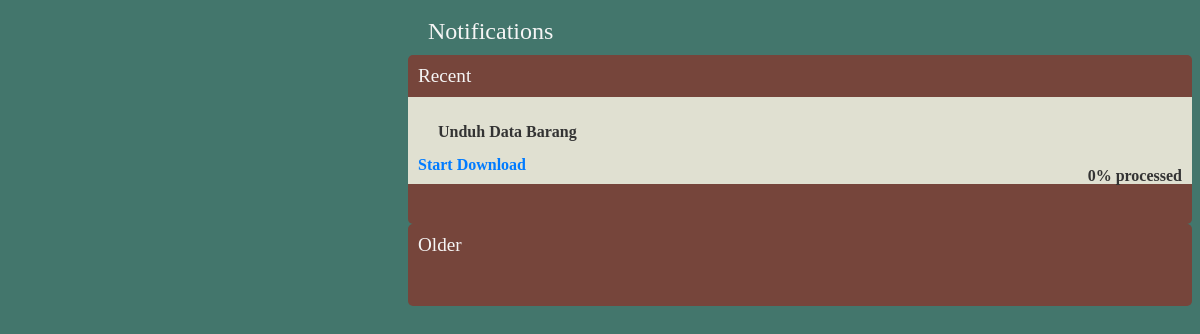
The page /admin/notif.php on the database as committed earlier.
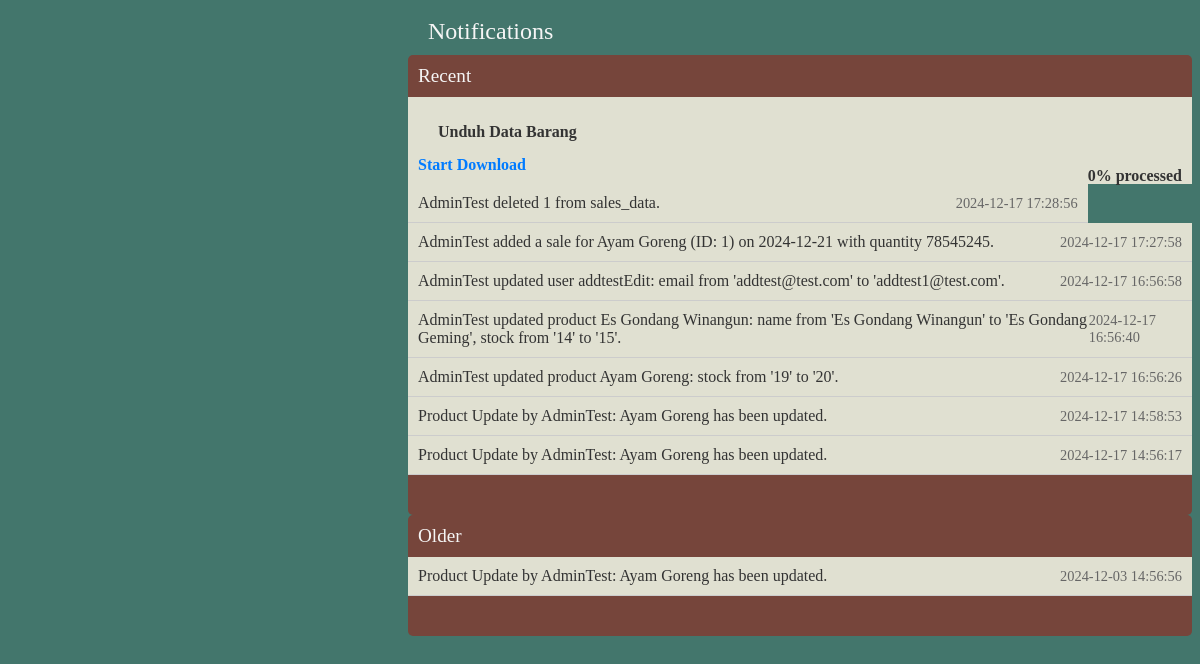
The same page on the database as committed later.
### tables this page shows
CREATE TABLE `notifications` (
  `id` int(11) NOT NULL,
  `message` text NOT NULL,
  `created_at` timestamp NOT NULL DEFAULT current_timestamp()
);

### admin/notif.php (the view, shortened to what this page needs)
<?php
include '../config.php';
try {
    $pdo = new PDO("mysql:host=$servername;dbname=$dbname", $dbusername, $dbpassword);
    $pdo->setAttribute(PDO::ATTR_ERRMODE, PDO::ERRMODE_EXCEPTION);
    $stmt = $pdo->prepare("SELECT * FROM notifications WHERE created_at >= NOW() - INTERVAL 7 DAY ORDER BY created_at DESC");
    $stmt->execute();
    $recent_notifications = $stmt->fetchAll(PDO::FETCH_ASSOC);
    $stmt = $pdo->prepare("SELECT * FROM notifications WHERE created_at < NOW() - INTERVAL 7 DAY ORDER BY created_at DESC");
    $stmt->execute();
    $older_notifications = $stmt->fetchAll(PDO::FETCH_ASSOC);
} catch (PDOException $e) {
    echo "Error: " . $e->getMessage();
}
?>
<link rel="stylesheet" href="../assets/style/notif.css">
<div class="col-md-9 content" style="margin-left: 400px;">
    <div class="row">
        <div class="container mt-3">
            <div class="notification-header">
                <i class="fas fa-bell"></i> Notifications
            </div>
            <div class="cont">
                <div class="section-header mt-3" style="border-radius: 5px 5px 0 0;">
                    Recent
                </div>
                <div class="progress-container">
                    <p style="margin-left: 20px; margin-bottom: -10px; font-weight: bold;">Unduh Data Barang </p>
                    <div class="d-flex align-items-center">
                        <div class="flex-grow-1 ms-5 mt-4">
                            <div class="progress">
                            </div>
                            <p id="progress-text" style="float: right; color: #333333; font-weight: bold;">0% processed</p>
                            <div class="actions">
                                <a href="#" id="start-btn" style="font-weight: bold;" onclick="startDownload()">Start Download</a>
                            </div>
                        </div>
                    </div>
                </div>
                <?php foreach ($recent_notifications as $notification): ?>
                <div class="notification-item">
                    <div class="content">
                        <?php echo htmlspecialchars($notification['message']); ?>
                    </div>
                    <div class="time">
                        <?php echo htmlspecialchars($notification['created_at']); ?>
                    </div>
                </div>
                <?php endforeach; ?>
                <div class="section-header" style="padding: 20px; border-radius: 0 0 5px 5px;"></div>
            </div>
            <div class="cont">
                <div class="section-header mt-3" style="border-radius: 5px 5px 0 0;">
                    Older
                </div>
                <?php foreach ($older_notifications as $notification): ?>
                <div class="notification-item">
                    <div class="content">
                        <?php echo htmlspecialchars($notification['message']); ?>
                    </div>
                    <div class="time">
                        <?php echo htmlspecialchars($notification['created_at']); ?>
                    </div>
                </div>
                <?php endforeach; ?>
                <div class="section-header" style="padding: 20px; border-radius: 0 0 5px 5px;"></div>
            </div>
        </div>
    </div>
</div>

### assets/style/notif.css (style rules this page uses)
.notification-header { background-color: #43766C; padding: 10px; font-size: 1.5rem; display: flex; align-items: center; }
.section-header { background-color: #76453B; padding: 10px; font-size: 1.2rem; color: #f5f5f5; }
.notification-item { background-color: #e0e0d1; color: #333; padding: 10px; border-bottom: 1px solid #ccc; display: flex; align-items: center; }
.notification-item .content { flex-grow: 1; }
.notification-item .time { color: #666; font-size: 0.9rem; }
.progress-container { padding: 10px; background-color: #e0e0d1; color: #333; }
.progress-container .actions { margin-top: 5px; }
.progress-container .actions a { margin-right: 10px; color: #007bff; text-decoration: none; }

Rows that differ between the two databases and show on the page:
added notifications: message "AdminTest deleted 1 from sales_data.", created_at "2024-12-17 17:28:56"
added notifications: message "AdminTest added a sale for Ayam Goreng (ID: 1) on 2024-12-21 with quantity 78545245.", created_at "2024-12-17 17:27:58"
added notifications: message "AdminTest updated user addtestEdit: email from 'addtest@test.com' to 'addtest1@test.com'.", created_at "2024-12-17 16:56:58"
added notifications: message "AdminTest updated product Es Gondang Winangun: name from 'Es Gondang Winangun' to 'Es Gondang Geming', stock from '14' to '15'.", created_at "2024-12-17 16:56:40"
added notifications: message "AdminTest updated product Ayam Goreng: stock from '19' to '20'.", created_at "2024-12-17 16:56:26"
added notifications: message "Product Update by AdminTest: Ayam Goreng has been updated.", created_at "2024-12-17 14:58:53"
added notifications: message "Product Update by AdminTest: Ayam Goreng has been updated.", created_at "2024-12-17 14:56:17"
added notifications: message "Product Update by AdminTest: Ayam Goreng has been updated.", created_at "2024-12-03 14:56:56"
